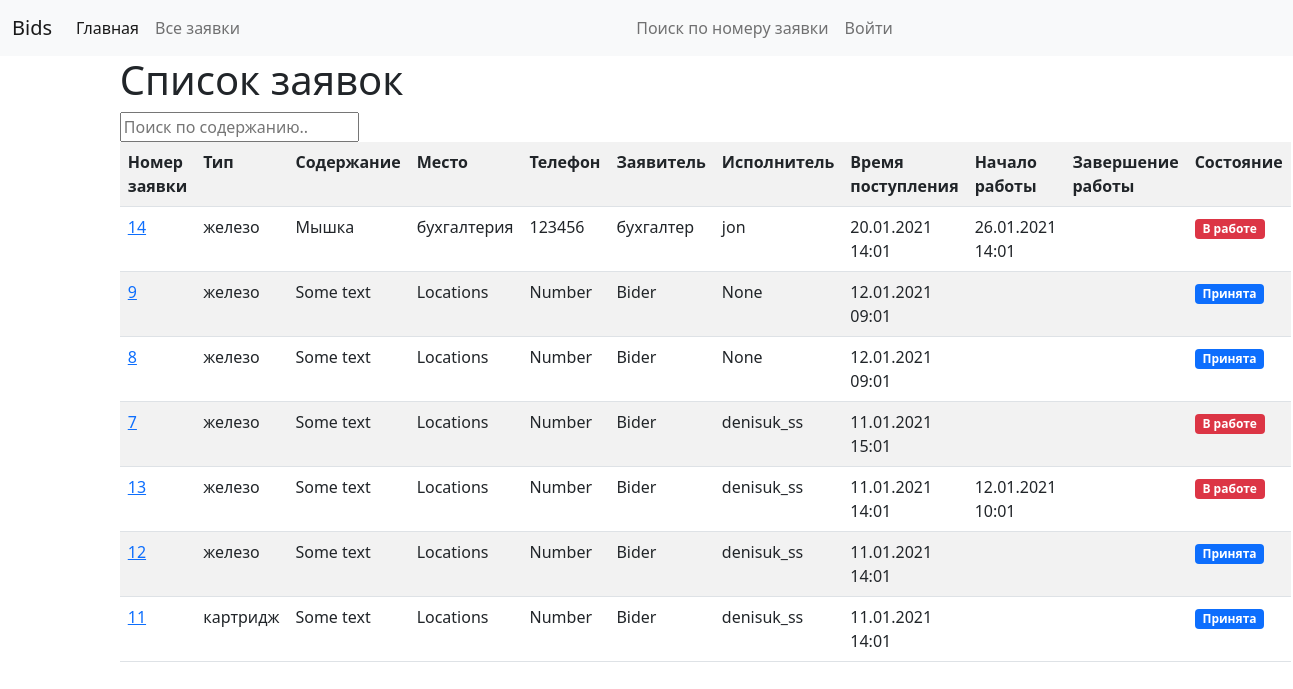
Before: /system/bids/ with the older database file.
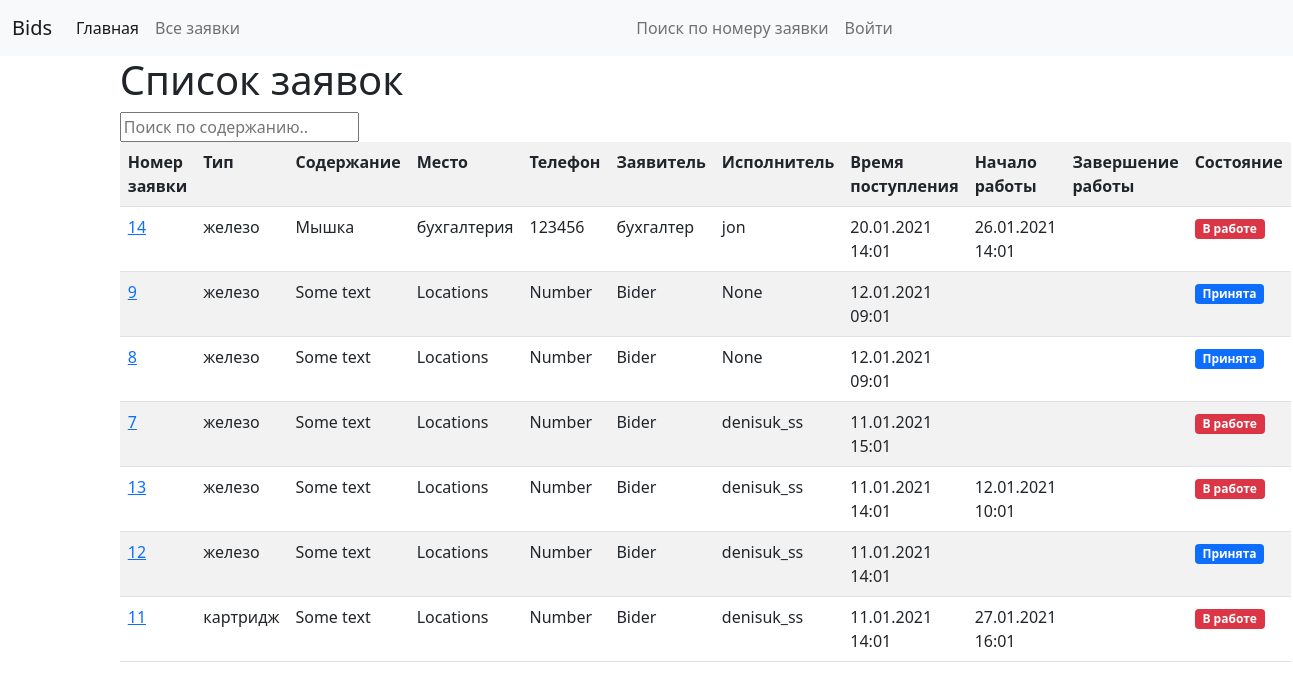
After: the same page with the newer database file.
### system/models.py (models this page shows, shortened)
class Bid(models.Model):
    text = models.TextField(max_length=1000, help_text="Enter a brief description of the bid", verbose_name="Текст заявки")
    TYPE_OF_BID = (
        ('h', 'железо'),
        ('c', 'картридж'),
        ('pr', 'принтер'),
        ('w', 'сеть'),
        ('t', 'телефон'),
        ('v', 'вирусы'),
        ('s', 'софт'),
        ('pa', 'Парус'),
    )
    type_bid = models.CharField(max_length=2, choices=TYPE_OF_BID, blank=True, default='h', verbose_name="Тип заявки")
    location = models.CharField(max_length=200, default='Кабинет', verbose_name="Кабинет")
    telephone_num = models.CharField(max_length=200, default='Телефон', verbose_name="Телефон")
    bider = models.CharField(max_length=200, default='', verbose_name="Заявитель")
    maker = models.ForeignKey(User, on_delete=models.SET_NULL, null=True, verbose_name="Исполнитель")
    helper = models.CharField(max_length=200, null=True, verbose_name="Помощник")
    time_creation = models.DateTimeField(null=True, verbose_name="Дата создания заявки")
    time_start = models.DateTimeField(null=True, verbose_name="Дата начала работы")
    time_done = models.DateTimeField(null=True, verbose_name="Дата завершения работы")
    STATUS = (
        ('a', 'принята'),
        ('w', 'в работе'),
        ('f', 'выполнена'),
    )
    status = models.CharField(max_length=1, choices=STATUS, default='a', verbose_name="Статус заявки")
    comment = models.CharField(max_length=200, default='', verbose_name="Комментарий")
    result = models.CharField(max_length=300, default='', verbose_name="Результат работы")
    class Meta:
        verbose_name_plural = "Заявки"
        verbose_name = "Заявка"
    def get_absolute_url(self):
        return reverse('bid-detail', args=[str(self.id)])

### system/views.py (the view)
# urls.py: path('bids/', views.BidListView.as_view(), name='bids'),
class BidListView(generic.ListView):
    model = Bid
    paginate_by = 10
    def get_queryset(self):
        return Bid.objects.all().exclude(status="f").order_by('-time_creation')

### system/templates/system/bid_list.html (shortened to what this page needs)
{% extends "base_generic.html" %}
{% block content %}
    <h1>Список заявок</h1>
    {% if bid_list %}
<input type="text" id="myInput" onkeyup="myFunction()" placeholder="Поиск по содержанию.." title="Type in a name">
<table class="table table-striped" id="myTable">
   <tr class="header"><th>Номер заявки</th>
       <th>Тип</th>
       <th>Содержание</th>
       <th>Место</th>
       <th>Телефон</th>
       <th>Заявитель</th>
       <th>Исполнитель</th>
       <th>Время поступления</th>
       <th>Начало работы</th>
       <th>Завершение работы</th>
       <th>Состояние</th>
   </tr>
    {% for bid in bid_list %}
   <tr>
       <td><a href="{{ bid.get_absolute_url }}">{{ bid.id }}</a></td>
       <td>{{ bid.get_type_bid_display }}</td>
       <td>{{ bid.text }}</td>
       <td>{{ bid.location }}</td>
       <td>{{ bid.telephone_num }}</td>
       <td>{{ bid.bider }}</td>
       <td>{{ bid.maker }}</td>
       <td>{{ bid.time_creation|date:"d.m.Y H:m" }}</td>
       <td>{{ bid.time_start|date:"d.m.Y H:m" }}</td>
       <td>{{ bid.time_done|date:"d.m.Y H:m" }}</td>
       <td>
           {% if bid.status == "a" %}<span class="badge bg-primary">Принята</span>
           {% endif %}
           {% if bid.status == "w" %}<span class="badge bg-danger">В работе</span>
           {% endif %}
       </td>
   </tr>
    {% endfor %}
</table>
    {% else %}
      <p>Заявок нет.</p>
    {% endif %}
{% endblock %}

Changed rows visible on the page:
changed Bid "картридж": time_start (not shown) → "27.01.2021 16:01"; status "Принята" → "В работе"
